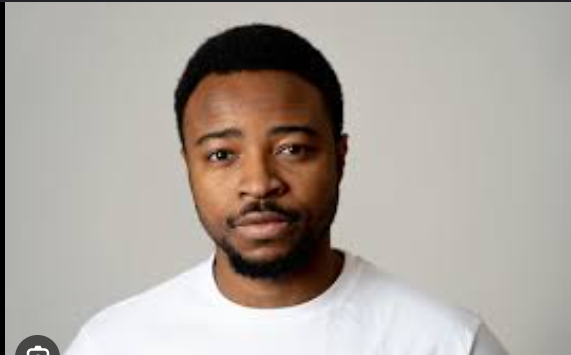
#> input picture face (2).jpg, 571 x 355 px
$ python EXP27.py
#> lines starting #> are read from the running program, lines starting #| are printed output that depends on the picture; after the words box and inside, x2 and y2 are one past the last pixel; in counts of white or black regions, pixels touching at a corner belong together
import cv2

# Load face cascade
face_cascade = cv2.CascadeClassifier(
    cv2.data.haarcascades + 'haarcascade_frontalface_default.xml'
)

# Read image
img = cv2.imread("face (2).jpg")
#> img is the input picture: shape (355, 571, 3); mean B, G, R 158.2, 165.4, 172.9

# Resize image
img = cv2.resize(img, (700, 500))
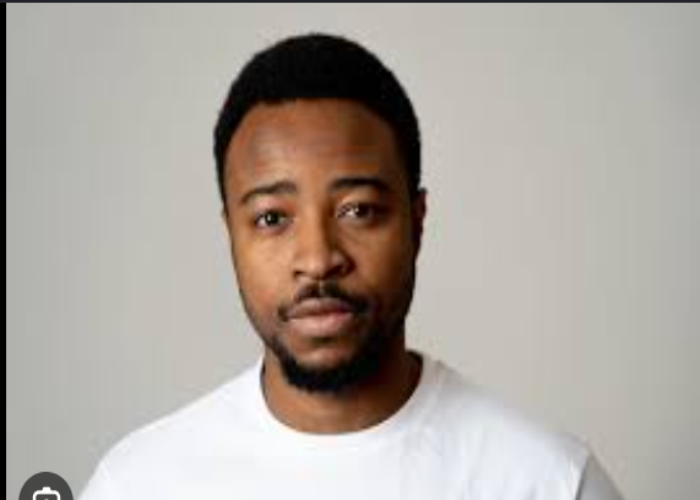
#> img: shape (500, 700, 3); mean B, G, R 158.1, 165.3, 172.9

# Convert to grayscale
gray = cv2.cvtColor(img, cv2.COLOR_BGR2GRAY)
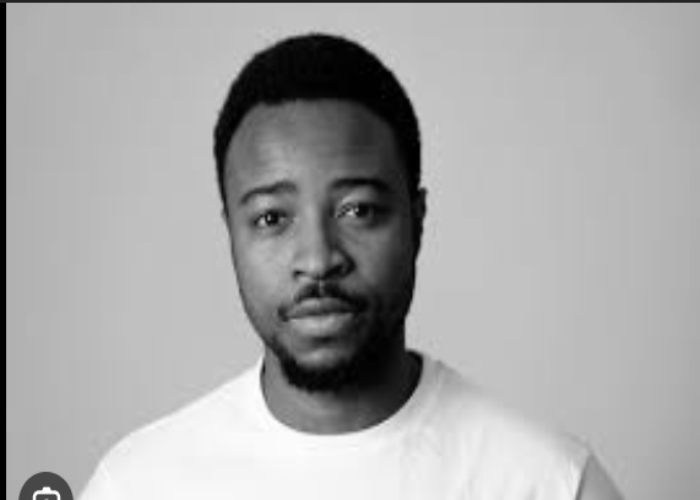
#> gray: shape (500, 700); min 0, max 255, mean 166.8

# Detect faces
faces = face_cascade.detectMultiScale(
    gray,
    scaleFactor=1.1,
    minNeighbors=4
)
#> faces = [[201, 119, 239, 239]]

# Draw rectangles
for (x, y, w, h) in faces:
    cv2.rectangle(img, (x, y), (x+w, y+h), (255,0,0), 3)
#> this loop made 1 pass
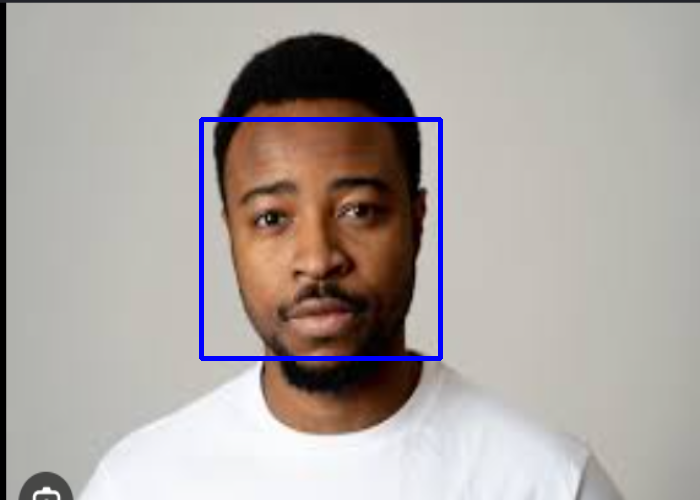
#> img: shape (500, 700, 3); 1.36% of pixels changed, all inside (x1, y1, x2, y2) = (199, 117, 443, 361)

# Show output
cv2.imshow("Face Detection", img)

cv2.waitKey(0)
cv2.destroyAllWindows()

$ run again, with GROUP.jpg copied over face (2).jpg
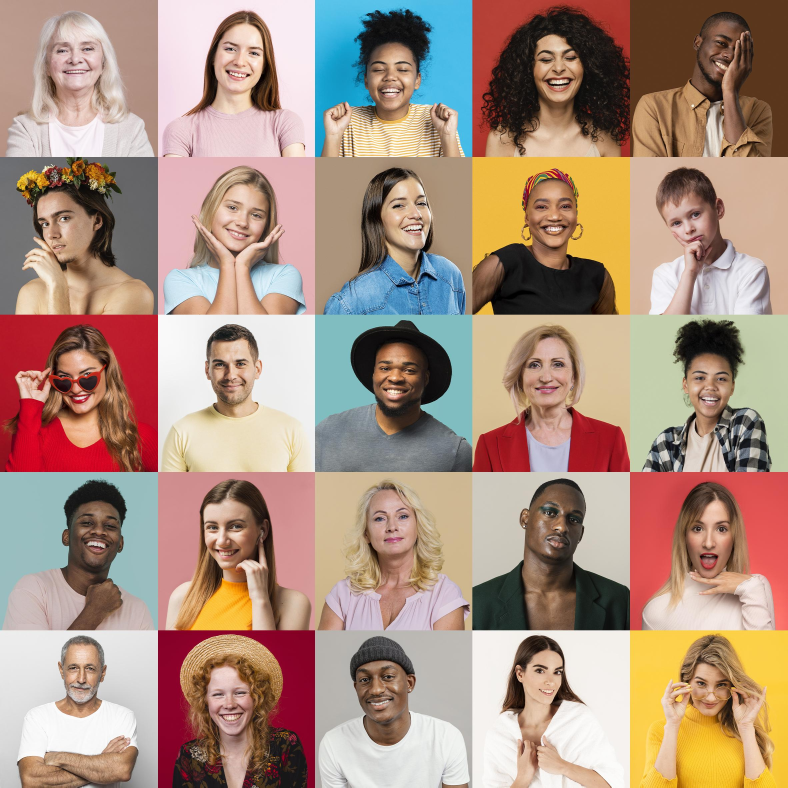
#> input picture GROUP.jpg, 2362 x 2362 px (shown at 1/3 size)
#> img is the input picture: shape (2362, 2362, 3); mean B, G, R 128.7, 144.4, 171.1
#> `gray = cv2.cvtColor(img, cv2.COLOR_BGR2GRAY)`:
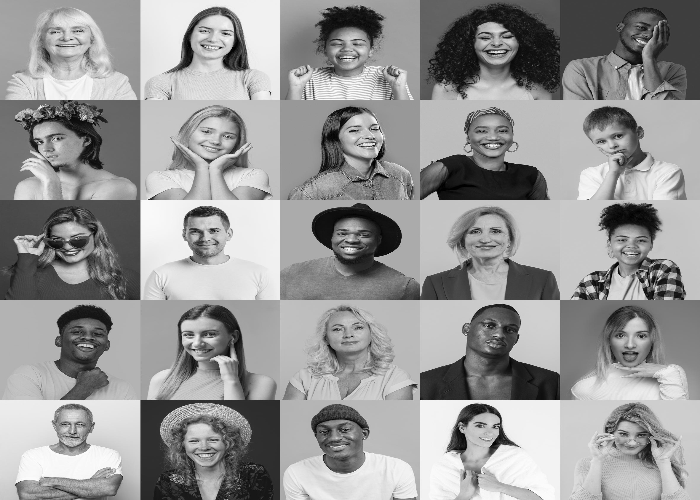
#> gray: shape (500, 700); min 0, max 254, mean 150.5
#> faces = 23 rows, first 6: [55, 411, 35, 35], [471, 413, 33, 33], [192, 14, 46, 46], [183, 214, 45, 45], [470, 16, 50, 50], [325, 25, 48, 48]
#> the loop `for (x, y, w, h) in faces:` made 23 passes
#> after the loop `for (x, y, w, h) in faces:`:
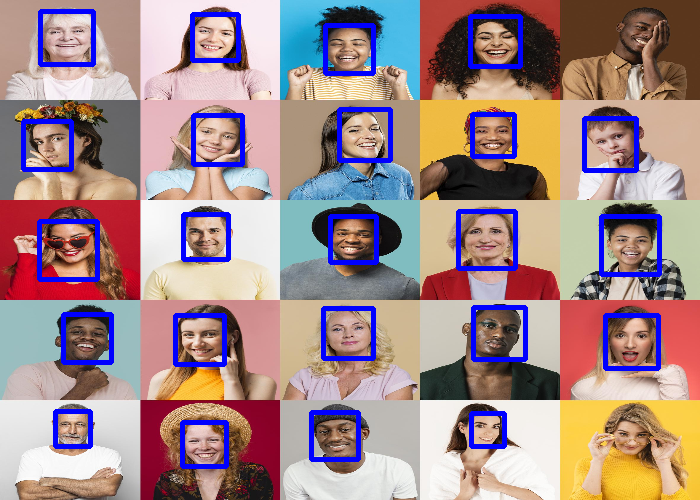
#> img: shape (500, 700, 3); mean B, G, R 138.7, 137.3, 162.5
